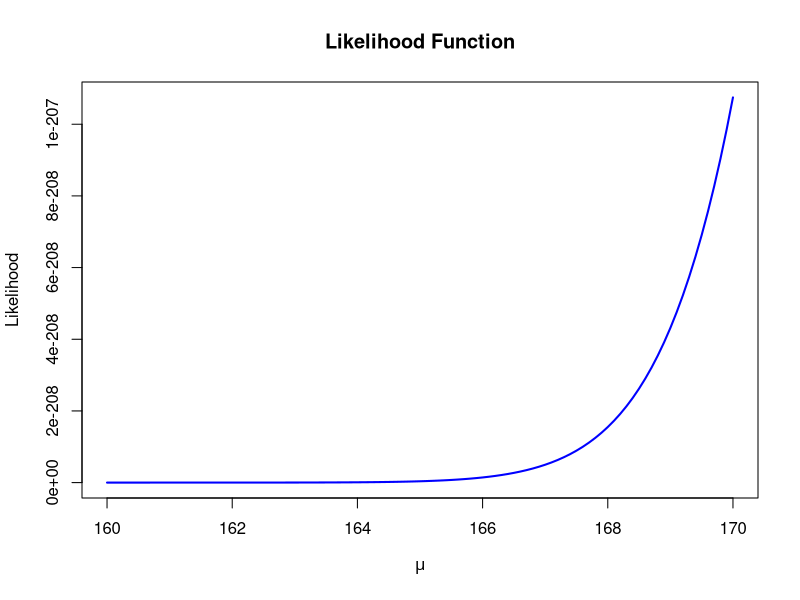
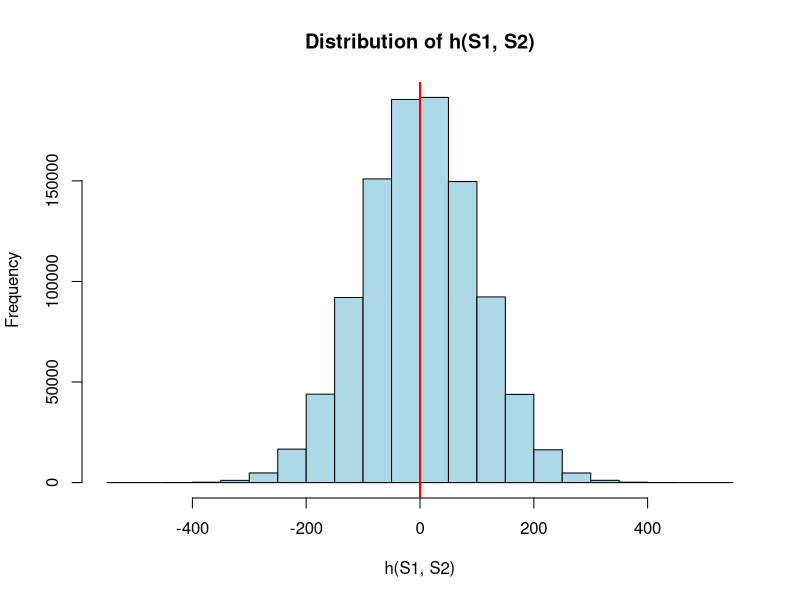

These charts were generated, in order, by the following R code: (Note: a time limit stopped this script after it produced the figures.)
# Classical Estimation Theory
# Step 1: Generate Sample Data
set.seed(123)  # For reproducibility
n <- 100  # Sample size
mu <- 175  # True mean
sigma <- 30  # Known standard deviation

# Generate sample data from N(mu, sigma^2)
sample_data <- rnorm(n, mean = mu, sd = sigma)

# Step 2: Calculate the Sample Mean
sample_mean <- mean(sample_data)
cat("Sample Mean:", sample_mean, "\n")

# Step 3: Demonstrate Sufficiency
# Calculate the sample mean and variance
sample_variance <- var(sample_data)
cat("Sample Variance:", sample_variance, "\n")

# Likelihood function (simplified for demonstration)
likelihood <- function(mu, data, sigma) {
  n <- length(data)
  sum_sq_diff <- sum((data - mu)^2)
  exp(-sum_sq_diff / (2 * sigma^2)) / (sqrt(2 * pi * sigma^2) ^ n)
}

# Compute likelihood for a range of mu values
mu_values <- seq(160, 170, by = 0.1)
likelihood_values <- sapply(mu_values, likelihood, data = sample_data, sigma = sigma)

# Plot the likelihood function
plot(mu_values, likelihood_values, type = "l", col = "blue", lwd = 2,
     main = "Likelihood Function", xlab = expression(mu), ylab = "Likelihood")

# Step 4: Demonstrate Completeness
# Let's consider a non-trivial function of the sample mean
h <- function(x) x - mu

# Generate different samples and compute h(sample_mean)
set.seed(456)  # For reproducibility
num_trials <- 1000
h_values <- numeric(num_trials)

for (i in 1:num_trials) {
  sample_data <- rnorm(n, mean = mu, sd = sigma)
  sample_mean <- mean(sample_data)
  h_values[i] <- h(sample_mean)
}

# Check if the mean of h(sample_mean) is zero
cat("Mean of h(sample_mean):", mean(h_values), "\n")

# The mean of h(sample_mean) should be approximately zero for a complete statistic

# Another example
# Step 1: Generate Sample Data
set.seed(123)  # For reproducibility
n <- 100  # Sample size
mu <- 165  # True mean
sigma <- 10  # Known standard deviation

# Generate sample data from N(mu, sigma^2)
sample_data <- rnorm(n, mean = mu, sd = sigma)

# Step 2: Calculate S_1 and S_2
S1 <- sum(sample_data)
S2 <- sum(sample_data^2)
cat("S1 (Sum of X_i):", S1, "\n")
cat("S2 (Sum of X_i^2):", S2, "\n")

# Step 3: Define a Non-Trivial Function
h <- function(S1, S2, mu) {
  S1 - n * mu
}

# Step 4: Check Completeness
# Generate multiple samples and compute h(S1, S2)
set.seed(456)  # For reproducibility
num_trials <- 1000000
h_values <- numeric(num_trials)

for (i in 1:num_trials) {
  sample_data <- rnorm(n, mean = mu, sd = sigma)
  S1 <- sum(sample_data)
  S2 <- sum(sample_data^2)
  h_values[i] <- h(S1, S2, mu)
}

# Check if the mean of h(S1, S2) is zero
cat("Mean of h(S1, S2):", mean(h_values), "\n")

# Plot the distribution of h(S1, S2) to visualize the result
hist(h_values, breaks = 30, main = "Distribution of h(S1, S2)",
     xlab = "h(S1, S2)", col = "lightblue", border = "black")
abline(v = 0, col = "red", lwd = 2)

# change in different trial sizes
num_trials_vec <- c()
mean_h_values_vec <- c()

for (num_tr in seq(100000, 1000000, 100000)) {
  num_trials <- num_tr
  num_trials_vec <- c(num_trials_vec, num_trials)
  h_values <- numeric(num_trials)
  for (i in 1:num_trials) {
    sample_data <- rnorm(n, mean = mu, sd = sigma)
    S1 <- sum(sample_data)
    S2 <- sum(sample_data^2)
    h_values[i] <- h(S1, S2, mu)
  }
  mean_h_values_vec  <- c(mean_h_values_vec , mean(h_values))
  
  cat("Number of Trials", num_trials, "Mean of h(S1,S2):", mean(h_values), "\n")
}

plot(
  num_trials_vec,
  mean_h_values_vec,
  type = "o", col = "blue", lwd=2,
  xlab = "# of Trials", ylab = "Mean of h(S1, S2)")

abline(h = 0, col = "red", lwd = 2, lty = 2)  # Add horizontal line at y=0

# Cramer Rao bound
# Define parameters of the true distribution
true_mean <- 5
true_variance <- 4
sigma <- sqrt(true_variance)  # Standard deviation (known)

# Generate a sample from the true distribution
set.seed(123)  # For reproducibility
sample_size <- 100
sample <- rnorm(sample_size, mean = true_mean, sd = sigma)

# Maximum Likelihood Estimation (MLE) for mean of Normal distribution
mle_mean <- mean(sample)

# Cramer-Rao bound calculation for the mean parameter of Normal distribution
cr_bound <- sigma^2 / sample_size

# Print results
cat("True mean:", true_mean, "\n")
cat("MLE estimate of mean:", mle_mean, "\n")
cat("Cramer-Rao bound for mean:", cr_bound, "\n")

# Visualization: Compare true distribution with MLE estimate
library(ggplot2)

# Generate data for plotting true and estimated distributions
x <- seq(-2*sigma + true_mean, 2*sigma + true_mean, length.out = 100)
density_true <- dnorm(x, mean = true_mean, sd = sigma)
density_mle <- dnorm(x, mean = mle_mean, sd = sigma)

# Create data frames for plotting
df_true <- data.frame(x = x, density = density_true, distribution = "True Distribution")
df_mle <- data.frame(x = x, density = density_mle, distribution = "MLE Estimate")

# Combine data frames
df_plot <- rbind(df_true, df_mle)

# Plotting
ggplot(df_plot, aes(x, density, color = distribution, linetype = distribution)) +
  geom_line(size = 1) +
  labs(title = "True Distribution vs MLE Estimate",
       x = "x", y = "Density") +
  theme_minimal() +
  theme(legend.position = "top")
